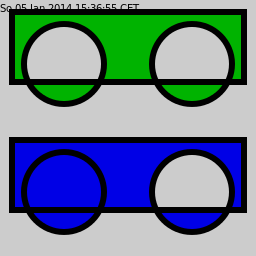

This figure's Julia source:
## header to provide surface and context
using Cairo
c = CairoRGBSurface(256,256);
cr = CairoContext(c);

save(cr);
set_source_rgb(cr,0.8,0.8,0.8);    # light gray
rectangle(cr,0.0,0.0,256.0,256.0); # background
fill(cr);
restore(cr);

save(cr);
## original example, following here
set_line_width (cr, 6);

rectangle (cr, 12, 12, 232, 70);
new_sub_path (cr); arc (cr, 64, 64, 40, 0, 2*pi);
new_sub_path (cr); arc_negative (cr, 192, 64, 40, 0, -2*pi);

set_fill_type (cr, Cairo.CAIRO_FILL_RULE_EVEN_ODD); # should be set_fill_rule
set_source_rgb (cr, 0, 0.7, 0); fill_preserve (cr);
set_source_rgb (cr, 0, 0, 0); stroke (cr);

translate (cr, 0, 128);
rectangle (cr, 12, 12, 232, 70);
new_sub_path (cr); arc (cr, 64, 64, 40, 0, 2*pi);
new_sub_path (cr); arc_negative (cr, 192, 64, 40, 0, -2*pi);

set_fill_type (cr, Cairo.CAIRO_FILL_RULE_WINDING);
set_source_rgb (cr, 0, 0, 0.9); fill_preserve (cr);
set_source_rgb (cr, 0, 0, 0); stroke (cr);

## mark picture with current date
restore(cr);
move_to(cr,0.0,12.0);
set_source_rgb (cr, 0,0,0);
show_text(cr,strftime(time()));
write_to_png(c,"sample_fill_style.png");
